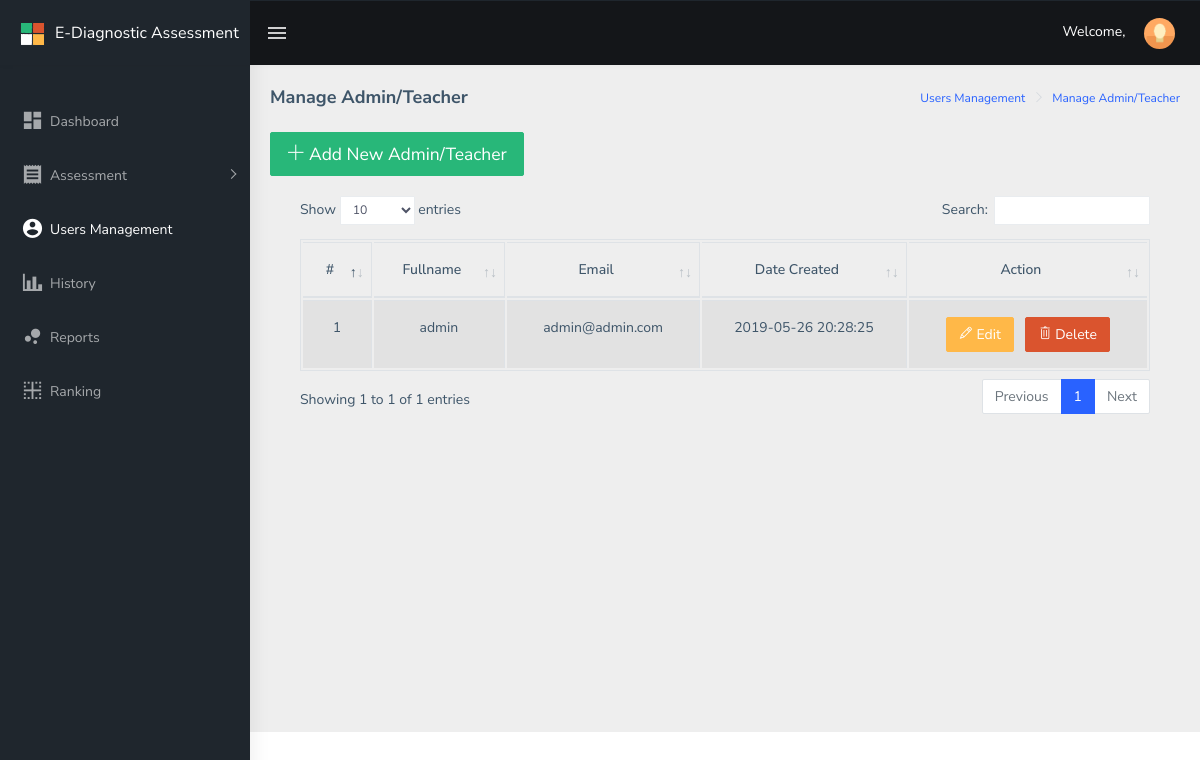
The page /public/main/teacher/usersmanagement/admin/index.php on the database as committed earlier.
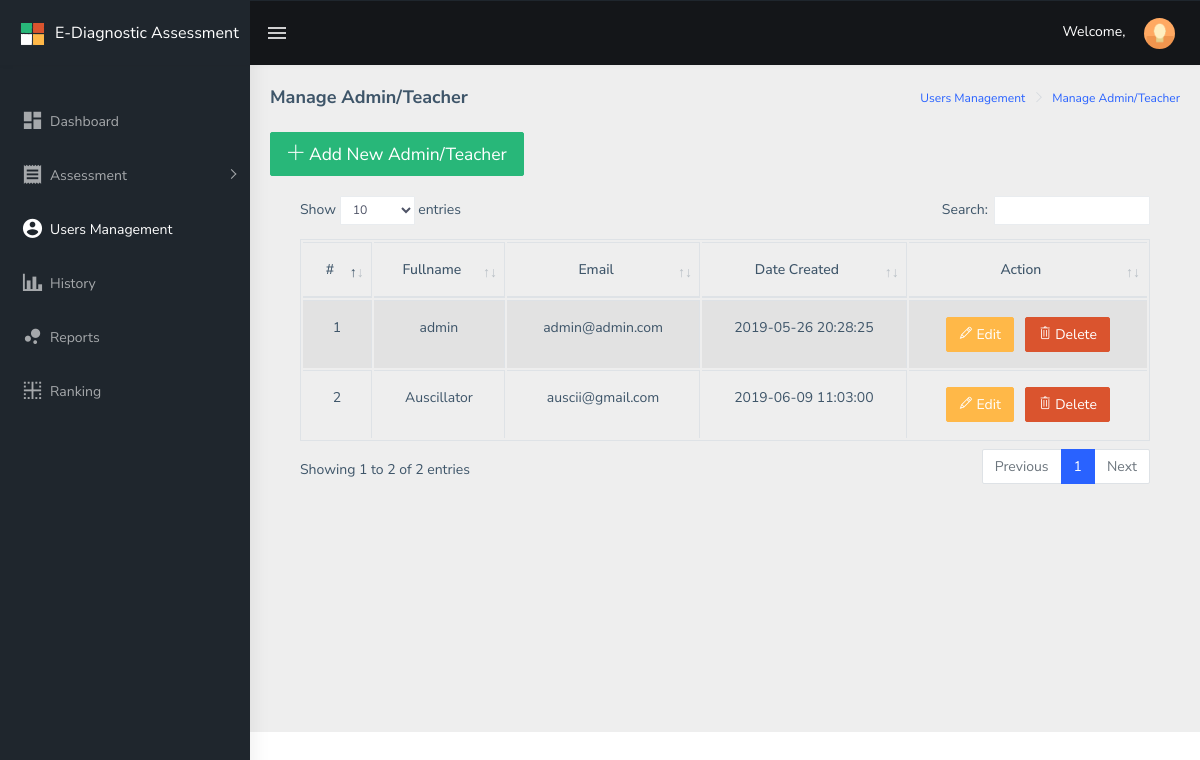
The same page on the database as committed later.
### tables this page shows
CREATE TABLE `drxassessment_users` (
  `drxassessment_id` int(11) NOT NULL,
  `drxassessment_code` text NOT NULL,
  `drxassessment_name` varchar(55) NOT NULL,
  `drxassessment_contactnumber` int(55) NOT NULL,
  `drxassessment_email` varchar(55) NOT NULL,
  `drxassessment_username` varchar(55) NOT NULL,
  `drxassessment_password` varchar(55) NOT NULL,
  `drxassessment_position` varchar(55) NOT NULL,
  `drxassessment_status` int(1) NOT NULL,
  `drxassessment_created_at` datetime NOT NULL,
  `drxassessment_updated_at` datetime NOT NULL
);

### public/main/teacher/usersmanagement/admin/index.php (the view, shortened to what the changed rows need)
<?php
include("../../../../../config/common/asdasf9z09x0c90zx90123.php");
?>
<!DOCTYPE html>
<html dir="ltr" lang="en">
<head>
    <link href="../../../../assets/libs/flot/css/float-chart.css" rel="stylesheet">
    <link href="../../../../dist/css/style.min.css" rel="stylesheet">
    <link href="../../../../assets/libs/datatables.net-bs4/css/dataTables.bootstrap4.css" rel="stylesheet">
</head>
<body>
    <div id="main-wrapper">
        <div class="page-wrapper">
            <div class="container-fluid">
							<button type="button" onclick="addUser();" data-toggle="modal" data-target="#usersModal" class="btn btn-success btn-lg"><i class="ti-plus"></i></a> Add New Admin/Teacher</button> <br />
							<div class="card-body">
									<div class="table-responsive">
											<table id="zero_config" class="table table-striped table-bordered">
													<thead>
															<tr>
																	<th class="text-center">#</th>
																	<th class="text-center">Fullname</th>
																	<th class="text-center">Email</th>
																	<th class="text-center">Date Created</th>
																	<th class="text-center">Action</th>
															</tr>
													</thead>
													<tbody>
														<?php
	                          $drx_count = 0;
	                          $connection->setAttribute(PDO::ATTR_ERRMODE, PDO::ERRMODE_EXCEPTION);
	                          $result = $connection->prepare("SELECT * FROM drxassessment_users WHERE drxassessment_position ='4dm1n15t4t0r' ORDER BY drxassessment_created_at ASC");
	                          $result->execute();
	                              while ($row = $result->fetch(PDO::FETCH_ASSOC)) {
	                                     $drx_count++;
	                                     $drxassessment_id = $row['drxassessment_id'];
	                                     $drxassessment_name = $row['drxassessment_name'];
																			 $drxassessment_contactnumber = $row['drxassessment_contactnumber'];
	                                     $drxassessment_email = $row['drxassessment_email'];
	                                     $drxassessment_username = $row['drxassessment_username'];
                                       $drxassessment_password = $row['drxassessment_password'];
	                                     $drxassessment_created_at = $row['drxassessment_created_at'];
	                          ?>
															<tr>
																<td class="text-center"><?php echo $drx_count; ?></td>
																<td class="text-center"><?php echo $drxassessment_name; ?></td>
																<td class="text-center"><?php echo $drxassessment_email; ?></td>
																<td class="text-center"><?php echo $drxassessment_created_at; ?></td>
																<td class="text-center">
																	<button type="button" data-toggle="modal" data-target="#usersModal" class="btn btn-warning btn-mg"
                                  onclick="editUser('<?php echo $drxassessment_id ; ?>',
                                                    '<?php echo $drxassessment_name ; ?>',
                                                    '<?php echo $drxassessment_contactnumber ; ?>',
                                                    '<?php echo $drxassessment_email ; ?>',
                                                    '<?php echo $drxassessment_username ; ?>',
                                                    '<?php echo $drxassessment_password ; ?>');">
                                  <i class="ti-pencil"></i> Edit
                                  </button>
                                  <button type="button" data-toggle="modal" data-target="#deleteusersModal" class="btn btn-danger btn-mg"
                                  onclick="deleteUser('<?php echo $drxassessment_id ; ?>');">
                                  <i class="ti-trash"></i> Delete
                                  </button>
																</td>
															</tr>
														<?php } ?>
													</tbody>
											</table>
									</div>
            </div>
        </div>
    </div>
</body>
</html>

Rows that differ between the two databases and show on the page:
added drxassessment_users: drxassessment_name "Auscillator", drxassessment_email "auscii@gmail.com", drxassessment_created_at "2019-06-09 11:03:00"
Other text that changed with them:
text written by a page script: "Show entries Search: Showing 1 to 1 of 1 entries Previous 1 Next" → "Show entries Search: Showing 1 to 2 of 2 entries Previous 1 Next"
